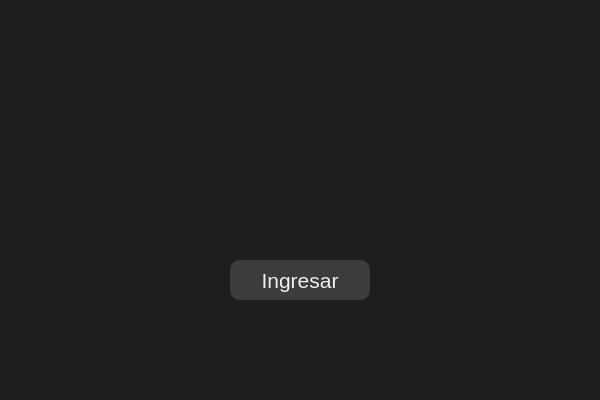
<?xml version="1.0" encoding="UTF-8"?>
<ui version="4.0">
 <class>Dialog</class>
 <widget class="QDialog" name="Dialog">
  <property name="geometry">
   <rect>
    <x>0</x>
    <y>0</y>
    <width>600</width>
    <height>400</height>
   </rect>
  </property>
  <property name="windowTitle">
   <string>Dialog</string>
  </property>
  <property name="styleSheet">
   <string notr="true">background-color: rgb(30, 30, 30);</string>
  </property>
  <widget class="QPushButton" name="btn_ingresar">
   <property name="geometry">
    <rect>
     <x>230</x>
     <y>260</y>
     <width>140</width>
     <height>40</height>
    </rect>
   </property>
   <property name="font">
    <font>
     <family>Segoe UI</family>
     <pointsize>16</pointsize>
    </font>
   </property>
   <property name="cursor">
    <cursorShape>PointingHandCursor</cursorShape>
   </property>
   <property name="autoFillBackground">
    <bool>false</bool>
   </property>
   <property name="styleSheet">
    <string notr="true">background-color: rgb(60, 60, 60);
color: rgb(240, 240, 240);
border-radius: 10px;</string>
   </property>
   <property name="text">
    <string>Ingresar</string>
   </property>
  </widget>
  <widget class="QLabel" name="lbl_tiendita">
   <property name="geometry">
    <rect>
     <x>180</x>
     <y>80</y>
     <width>221</width>
     <height>111</height>
    </rect>
   </property>
   <property name="text">
    <string/>
   </property>
   <property name="pixmap">
    <pixmap>../Resources/tiendita.png</pixmap>
   </property>
   <property name="scaledContents">
    <bool>true</bool>
   </property>
  </widget>
 </widget>
 <resources>
  <include location="../Resources/resources.qrc"/>
 </resources>
 <connections/>
</ui>
